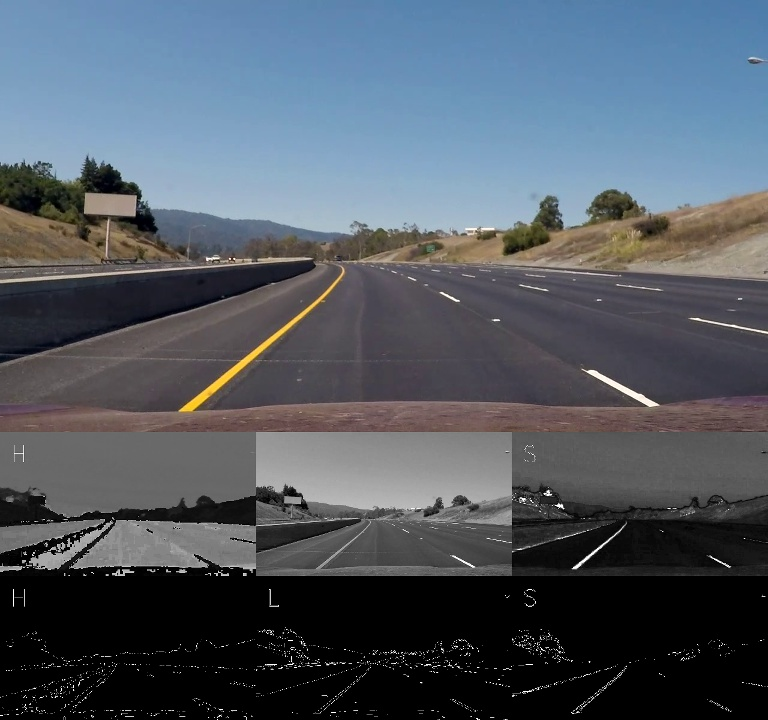
#> input picture examples/Good_light.jpg, 768 x 720 px, given in place of project_video.mp4, which was not available
$ python laneFinder.py
#> lines starting #> are read from the running program, lines starting #| are printed output that depends on the picture; after the words box and inside, x2 and y2 are one past the last pixel; in counts of white or black regions, pixels touching at a corner belong together; pictures that were not available may be replaced by others from this repository, and a replacement may not be noted
### LFutils.py
import numpy as np
import cv2

class Line():
    def __init__(self):
        self.lineFound = 0
        self.leftPoly = None
        self.rightPoly = None
        self.leftCurve = None
        self.rightCurve = None
        self.params = None

def callback(x):
    return

# [155 lines left out: function perspectiveFinder, not called in this run]


### laneFinder.py
#Ref 1 https://github.com/parilo/carnd-advanced-lane-line-finding/blob/master/Advanced-Lane-Line-Finding-v2.ipynb
#NOTES currently you are trying to figure out how to draw the polynomial on to the perspective image
#Hopefully you have found the equations to fit using find curvature function
import argparse
import cv2
import numpy as np
import matplotlib.pyplot as plt
from LFutils import perspectiveFinder, Line
import time

#This function loads camera constants from camera_callibration.py output files
def loadCameraConstants(camera_data):
#> called with camera_data = 'Udacity_camera_cal'
    try:
        mtx = np.load(camera_data + "\\mtx.npy")
#> (reads Udacity_camera_cal/mtx.npy from the repository)
        dist = np.load(camera_data + "\\dist.npy")
#> (reads Udacity_camera_cal/dist.npy from the repository)
        return mtx, dist
    except IOError:
        print("Camera callibration data not avaliable - please run Camera_Callibration.py")
        exit

#This function loads any predefined perspective distortion constants
def loadPerspectiveConstants(filePath):
#> further down, img is the input picture: shape (720, 768, 3); mean B, G, R 98.4, 89, 80.9
    try:
        filePath = ((filePath.rstrip('.mp4')).rstrip('.jpg'))
        M = np.load(filePath + '_M.npy')
        Minv = np.load(filePath + '_Minv.npy')
        PDims = np.load(filePath + '_PDims.npy')
        print("Perspective constants found for :",filePath)
    except IOError:
        M = None
        Minv = None
        PDims = None
    return M, Minv, PDims

#This function uses camera constants loaded from loadCameraConstants to unwarp image
def undistort(img, mtx, dist):
    return cv2.undistort(img, mtx, dist, None, mtx)

#First threshhold the frame in the HLS colour space then find edges in threshold image
def threshFrame(image):
    dimy, dimx, dimz = image.shape
#> dimy = 720; dimx = 768; dimz = 3
    #convert image to HLS colour space
    HLS = cv2.cvtColor(image, cv2.COLOR_BGR2HSV)
#> HLS: shape (720, 768, 3); mean H, S, V 56.6, 41.9, 103.6
    #split HLS image into seperate channels
    H,L,S = cv2.split(HLS)
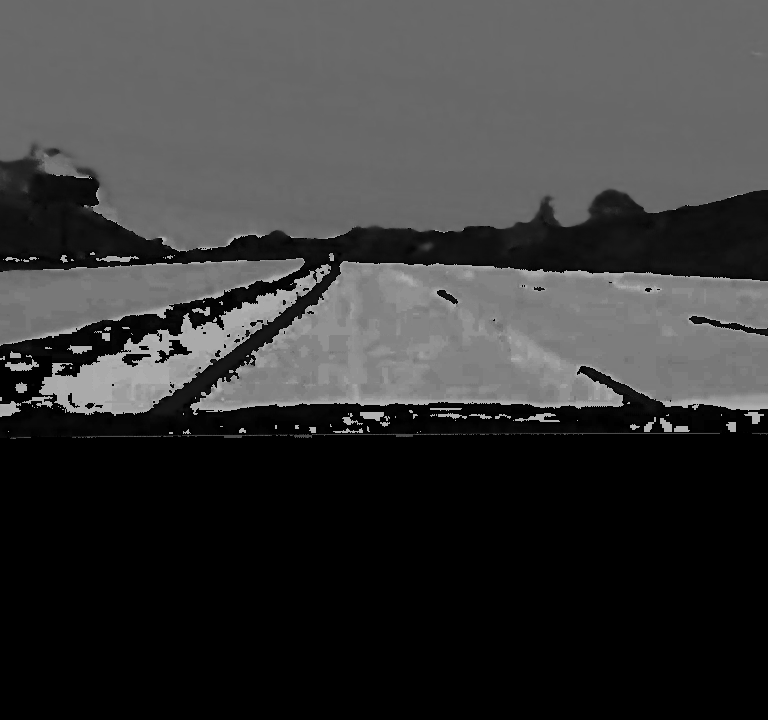
#> H: shape (720, 768); min 0, max 179, mean 56.6
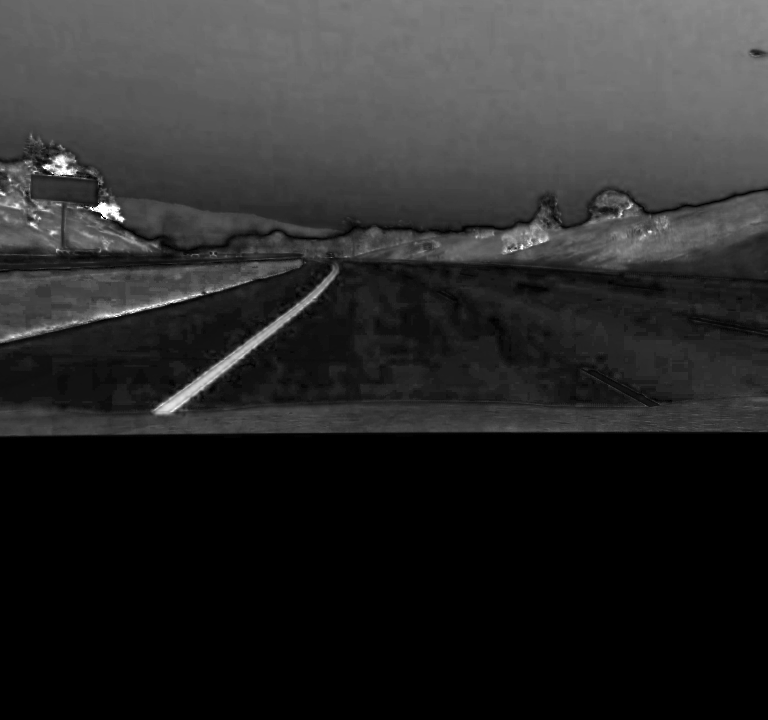
#> L: shape (720, 768); min 0, max 255, mean 41.9
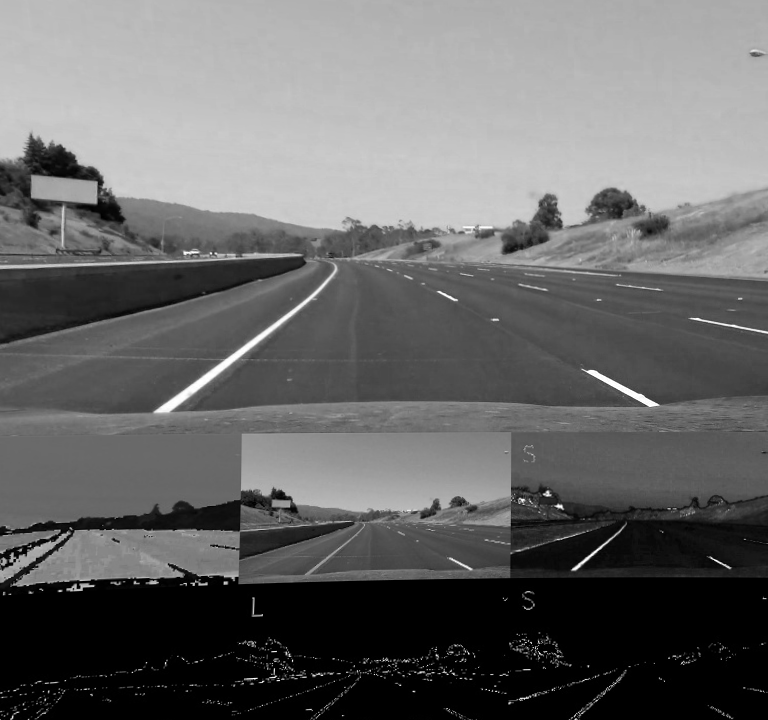
#> S: shape (720, 768); min 0, max 255, mean 103.6
    Hmask = cv2.threshold(H,75,255,cv2.THRESH_BINARY_INV)[1]
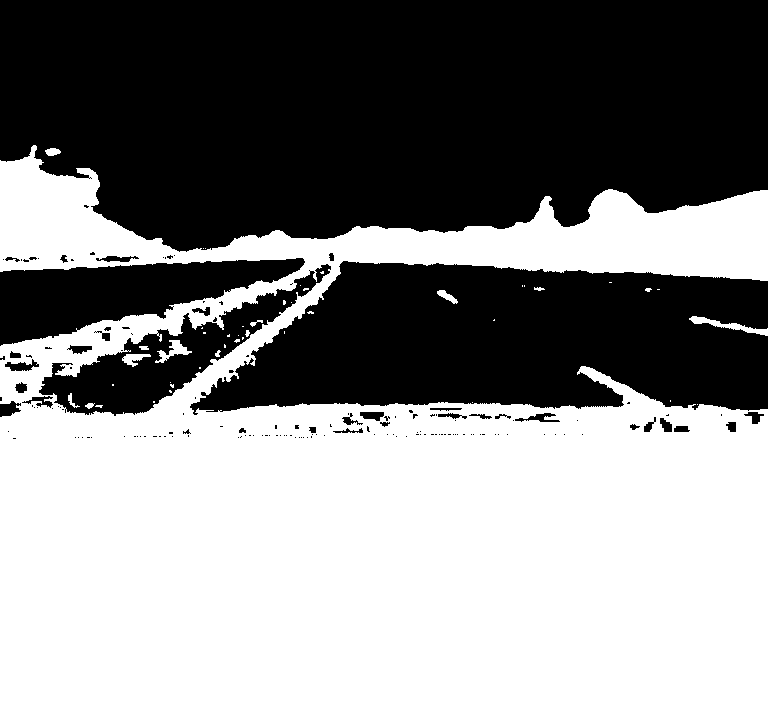
#> Hmask: shape (720, 768); 53% white; 159 black regions (125 under 20 px), largest, box (x1, y1, x2, y2) and area: (0, 0, 768, 252) 165955, (190, 261, 768, 415) 65711, (0, 258, 305, 346) 14026
    Lmask = cv2.threshold(L,127,255,cv2.THRESH_BINARY)[1]
#> Lmask: shape (720, 768); 1.8% white; 115 white regions (87 under 20 px), largest, box (x1, y1, x2, y2) and area: (584, 0, 768, 45) 4364, (154, 275, 335, 414) 2027, (90, 292, 203, 320) 524
    Smask = cv2.threshold(S,150,255,cv2.THRESH_BINARY)[1]
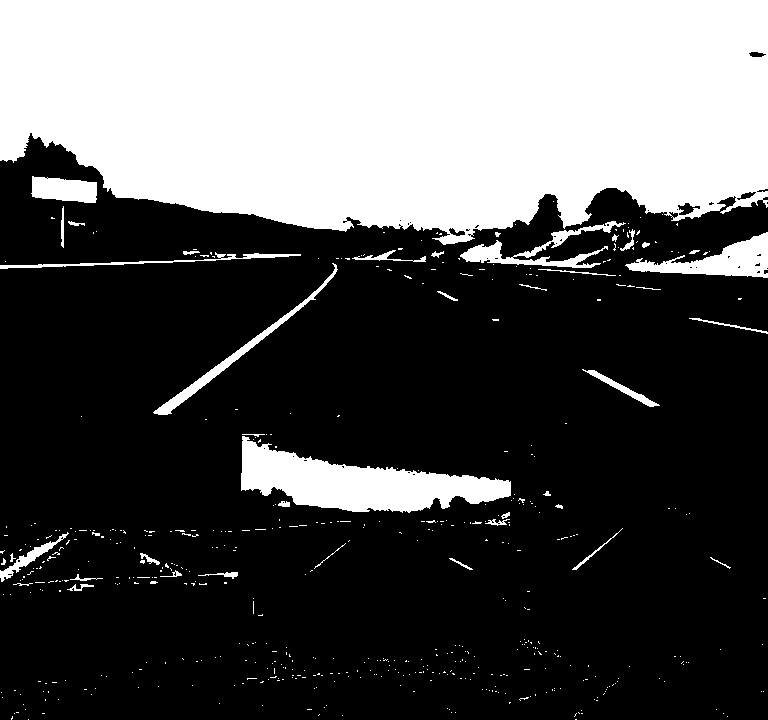
#> Smask: shape (720, 768); 32.9% white; 529 white regions (486 under 20 px), largest, box (x1, y1, x2, y2) and area: (0, 0, 768, 245) 158702, (241, 436, 511, 513) 10230, (625, 232, 768, 278) 2804
    #find edges in each threshold colour space
    #find edges in each threshold colour space
    Hmask = cv2.Canny(Hmask,100,200)
#> Hmask: shape (720, 768); 1.3% white in thin lines or dots, all inside (x1, y1, x2, y2) = (0, 144, 768, 440)
    Lmask = cv2.Canny(Lmask,100,200)
#> Lmask: shape (720, 768); 0.56% white in thin lines or dots, all inside (x1, y1, x2, y2) = (0, 0, 768, 414)
    Smask = cv2.Canny(Smask,100,200)
#> Smask: shape (720, 768); 1.8% white in thin lines or dots
    #return masked images
    return Hmask, Lmask, Smask

#This function performs a perspective transform on an image to get a top down view
# [231 lines left out: functions perspectiveTransform, window_mask, find_window_centroids, drawLane, drawLine, findCurvature and 4 more, not called in this run]

def videoProcess(img):
    img = undistort(img, mtx, dist)
    Hmask,Lmask,Smask=threshFrame(img)
    if M == None:
        imgPerspective = np.zeros((img.shape[0],img.shape[1],3),dtype=np.uint8)

        cv2.putText(imgPerspective, \
                    "Press c to callibrate", \
                    (0,50), \
                    cv2.FONT_HERSHEY_DUPLEX, \
                    2, \
                    (255,255,255))
#> imgPerspective: shape (720, 768, 3); 0.45% white in thin lines or dots, all inside (x1, y1, x2, y2) = (8, 8, 655, 51)

        cv2.putText(imgPerspective, \
                    "perspective transform constants", \
                    (0,100), \
                    cv2.FONT_HERSHEY_DUPLEX, \
                    2, \
                    (255,255,255))
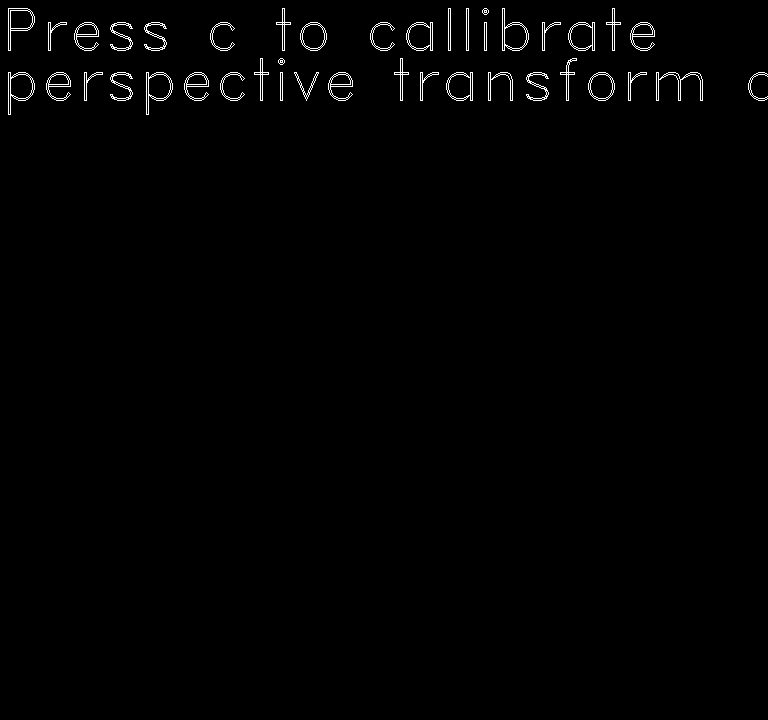
#> imgPerspective: shape (720, 768, 3); 0.99% white in thin lines or dots, all inside (x1, y1, x2, y2) = (8, 8, 768, 115)

        runAnalysis = False

    else:
        HPerspective = perspectiveTransform(Hmask, M, PDims)

        LPerspective = perspectiveTransform(Lmask, M, PDims)

        SPerspective = perspectiveTransform(Smask, M, PDims)

        runAnalysis = True

    if runAnalysis == True:
        '''
            [leftConf, leftCurveRad, leftFit[0], leftFit[1], leftFit[2], rightConf, rightCurveRad, rightFit[0], rightFit[1], rightFit[2]]
        '''
        calcLaneParameters=findLanes(HPerspective)
        calcLaneParameters=np.vstack((calcLaneParameters,findLanes(LPerspective)))
        calcLaneParameters=np.vstack((calcLaneParameters,findLanes(SPerspective)))
        lineData.params = calcLaneParameters
        leftChannel, rightChannel = chooseLine(calcLaneParameters)

        if lineData.lineFound > 0:
            warpMask=np.zeros_like(HPerspective)
            yListl = np.linspace(0,warpMask.shape[0], num=10, endpoint=True,dtype=np.float32)
            fitxl = lineData.leftPoly[0]*yListl**2 + lineData.leftPoly[1]*yListl + lineData.leftPoly[2]
            yListr = np.flipud(yListl)
            fitxr = lineData.rightPoly[0]*yListr**2 + lineData.rightPoly[1]*yListr + lineData.rightPoly[2]
            yList=np.append(yListl,yListr)
            fitx = np.append(fitxl,fitxr)
            warpMask=drawLane(warpMask,fitx,yList)

            Mask = cv2.warpPerspective(warpMask, \
                                       Minv, \
                                      (PDims[0],PDims[1]), \
                                       flags=cv2.INTER_LINEAR)
            Mask = np.lib.pad(Mask,((0,0),(10,10)),'minimum')
            #Draw Lane lines onto output image
            MaskRGB = np.dstack((np.zeros_like(Mask),Mask,np.zeros_like(Mask)))
            img = cv2.addWeighted(img,1, MaskRGB, 0.3, 0)
            radOfCurvature = 'Radius of curvature is {:}m'.format(int(lineData.leftCurve))
            img = cv2.putText(img,radOfCurvature,(50,50), cv2.FONT_HERSHEY_SIMPLEX, 2,(0,0,0),2,cv2.LINE_AA)

            centreLine = abs((warpMask.shape[1]/2) - ((lineData.rightPoly[2]+lineData.leftPoly[2])/2))*(3.7/700)

            if centreLine < Mask.shape[1]:
                centreLineText = 'Vehicle is {:.2f}m left of centre'.format(centreLine)
            else:
                centreLineText = 'Vehicle is {:.2f}m right of centre'.format(centreLine)
            img = cv2.putText(img,centreLineText,(50,150), cv2.FONT_HERSHEY_SIMPLEX, 2,(0,0,0),2,cv2.LINE_AA)

        leftDisp=np.concatenate((HPerspective,LPerspective),axis=0)
        leftDisp=np.concatenate((leftDisp,SPerspective),axis=0)
        leftDisp=cv2.cvtColor(leftDisp,cv2.COLOR_GRAY2BGR)
        rightDisp=leftDisp

        dispMask=np.zeros_like(leftDisp)
        maskStart=leftChannel*HPerspective.shape[0]
        maskStop=(leftChannel+1)*HPerspective.shape[0]
        if lineData.lineFound in (1,2):
            dispMask[maskStart:maskStop,:,:]=(0,255,0)
        else:
            dispMask[maskStart:maskStop,:,:]=(0,0,255)
        leftDisp = cv2.addWeighted(leftDisp,1, dispMask, 0.3, 0)

        dispMask=np.zeros_like(rightDisp)
        maskStart=rightChannel*HPerspective.shape[0]
        maskStop=(rightChannel+1)*HPerspective.shape[0]
        if lineData.lineFound in(1,3):
            dispMask[maskStart:maskStop,:,:]=(0,255,0)
        else:
            dispMask[maskStart:maskStop,:,:]=(0,0,255)
        rightDisp = cv2.addWeighted(rightDisp,1, dispMask, 0.3, 0)

        if lineData.lineFound > 0:
            #Draw left lane lines
            leftLinesDisp = np.concatenate((drawLine(HPerspective,lineData.params[0,2],lineData.params[0,3],lineData.params[0,4]),drawLine(LPerspective,lineData.params[1,2],lineData.params[1,3],lineData.params[1,4])),axis=0)
            leftLinesDisp = np.concatenate((leftLinesDisp,drawLine(LPerspective,lineData.params[2,2],lineData.params[2,3],lineData.params[2,4])),axis=0)
            leftLinesDisp = np.dstack((leftLinesDisp,np.zeros_like(leftLinesDisp),np.zeros_like(leftLinesDisp)))
            leftDisp = cv2.addWeighted(leftDisp,1, leftLinesDisp, 1, 0)

            #display left lane confidence parameter
            leftDisp = cv2.putText(leftDisp,'H Conf: = {:.2f}'.format(float(lineData.params[0,0])),(5,50), cv2.FONT_HERSHEY_SIMPLEX, 2,(250,250,250),2,cv2.LINE_AA)
            leftDisp = cv2.putText(leftDisp,'L Conf: = {:.2f}'.format(float(lineData.params[1,0])),(5,770), cv2.FONT_HERSHEY_SIMPLEX, 2,(250,250,250),2,cv2.LINE_AA)
            leftDisp = cv2.putText(leftDisp,'S Conf: = {:.2f}'.format(float(lineData.params[2,0])),(5,1490), cv2.FONT_HERSHEY_SIMPLEX, 2,(250,250,250),2,cv2.LINE_AA)

            #draw right Lanes
            rightLinesDisp = np.concatenate((drawLine(HPerspective,lineData.params[0,7],lineData.params[0,8],lineData.params[0,9]),drawLine(LPerspective,lineData.params[1,7],lineData.params[1,8],lineData.params[1,9])),axis=0)
            rightLinesDisp = np.concatenate((rightLinesDisp,drawLine(LPerspective,lineData.params[2,7],lineData.params[2,8],lineData.params[2,9])),axis=0)
            rightLinesDisp = np.dstack((rightLinesDisp,np.zeros_like(rightLinesDisp),np.zeros_like(rightLinesDisp)))
            rightDisp = cv2.addWeighted(rightDisp,1, rightLinesDisp, 1, 0)

            #dispaly right lane confidence parameter
            rightDisp = cv2.putText(rightDisp,'H Conf: = {:.2f}'.format(float(lineData.params[0,6])),(5,50), cv2.FONT_HERSHEY_SIMPLEX, 2,(250,250,250),2,cv2.LINE_AA)
            rightDisp = cv2.putText(rightDisp,'L Conf: = {:.2f}'.format(float(lineData.params[1,6])),(5,770), cv2.FONT_HERSHEY_SIMPLEX, 2,(250,250,250),2,cv2.LINE_AA)
            rightDisp = cv2.putText(rightDisp,'S Conf: = {:.2f}'.format(float(lineData.params[2,6])),(5,1490), cv2.FONT_HERSHEY_SIMPLEX, 2,(250,250,250),2,cv2.LINE_AA)

        leftDisp = cv2.resize(leftDisp,None, fx=0.3333333333, fy=0.3333333333, interpolation = cv2.INTER_CUBIC)
        rightDisp = cv2.resize(rightDisp,None, fx=0.3333333333, fy=0.3333333333, interpolation = cv2.INTER_CUBIC)
        displayImg = np.concatenate((leftDisp,img),axis=1)
        displayImg = np.concatenate((displayImg,rightDisp),axis=1)
        displayImg = cv2.resize(displayImg,None, fx=0.6, fy=0.6, interpolation = cv2.INTER_CUBIC)
    else:
        displayImg = np.concatenate((img,imgPerspective),axis=1)
        displayImg = cv2.resize(displayImg,None, fx=0.6, fy=0.6, interpolation = cv2.INTER_CUBIC)
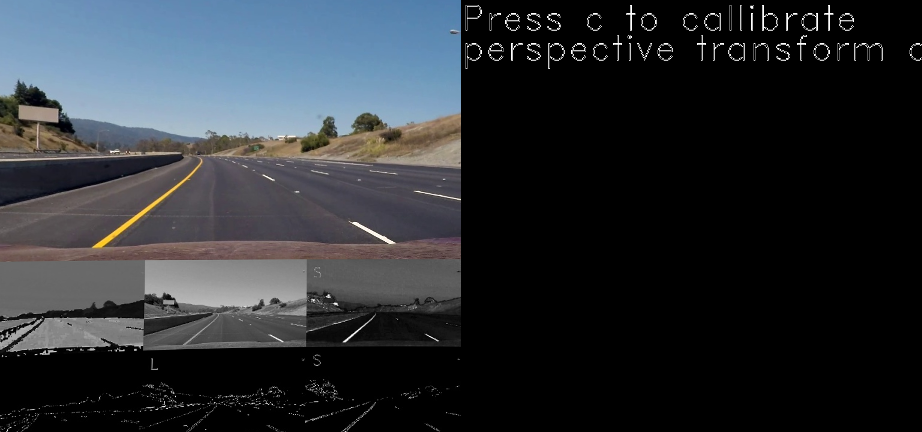
#> displayImg: shape (432, 922, 3); mean of channels 0, 1, 2 51.1, 46.6, 42.7; drawn as B, G, R

    return displayImg

#def imageProjection
if __name__ == '__main__':
    #construct arg parser
    parser = argparse.ArgumentParser(description = 'Lane Finder')
    parser.add_argument(
        '-camera_data',
        type = str,
        nargs = '?',
        default = 'Udacity_camera_cal',
        help = 'Path to file containing camera calibration data'
        )
    parser.add_argument(
        '-test_data',
        type = str,
        nargs = '?',
        default = 'project_video.mp4',
        help = 'Image or video for processing'
        )
    parser.add_argument(
        '-output_file',
        type = str,
        nargs='?',
        default = 'output_images/',
        help = 'File to store processed Data'
        )

    args = parser.parse_args()
    # load camera callibration constants
    global lineData #This holds the data of the last found line
    global mtx, dist #camera distortion constants
    global M, Minv, PDims #Perspective distortion constants
    global imH, imW #This is a global variable for the video frame width and frame height
    global pwarpH, pwarpW #These are global variables for the warped image width and height
    lineData = Line()

    #load camera and perspective constants
    mtx, dist = loadCameraConstants(args.camera_data)
    M , Minv, PDims = loadPerspectiveConstants(args.test_data)

    # When not recording run images through opencv - setup your perspective transform
    # using the perspective transform finder
    cap = cv2.VideoCapture(args.test_data)
    setUpOutput = False
    while cap.isOpened():
        ret, img = cap.read()
        if ret == False:
            break
        displayImg = videoProcess(img)
        cv2.imshow("Image",displayImg)
        # Define the codec and create VideoWriter object
        if setUpOutput == False:
            fourcc = cv2.VideoWriter_fourcc(*'DIVX')
            videoOut = args.output_file+args.test_data
            print("Saving processed video to: ", videoOut)
            imageName = args.output_file+args.test_data.rstrip('mp4')+'jpg'
            print("Saving initial image to: ", imageName)
            cv2.imwrite(imageName,displayImg)
            setUpOutput = True
            out = cv2.VideoWriter(videoOut,fourcc, 20.0, (displayImg.shape[1],displayImg.shape[0]))
        out.write(displayImg)
        #pause to allow image to render and look for user input
        key = cv2.waitKey(25)
#> (key q is pressed here)
        # press q to quit
        if key == 113:
            break
        # press p to pause video and store image
        if key == 112:
            imageName=time.strftime("%j%H%M%S")+".jpg"
            print(imageName)
            cv2.imwrite(imageName,displayImg)
            cv2.waitKey(0)
        #run c to callibrate perspective transform
        elif key == 99:
            M, Minv, PDims = perspectiveFinder(img,args.test_data)
    cap.release()
    out.release()
    cv2.destroyAllWindows()
